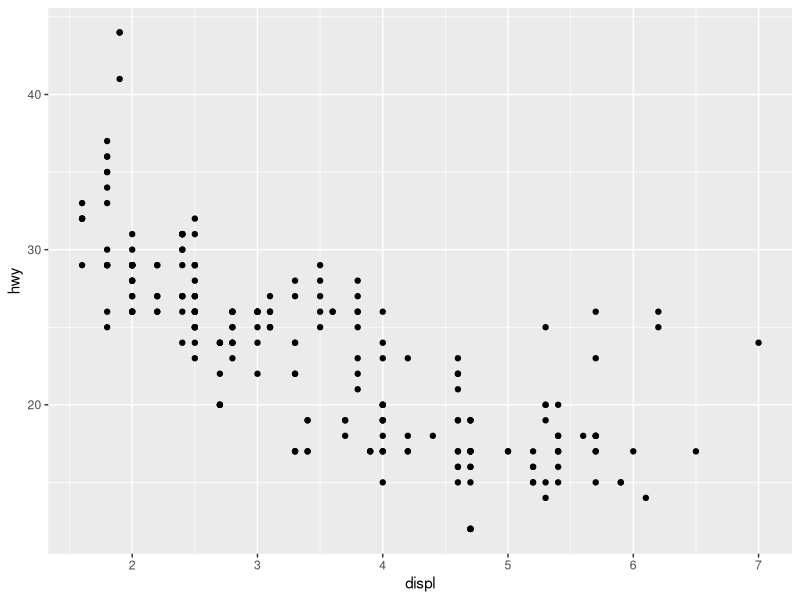
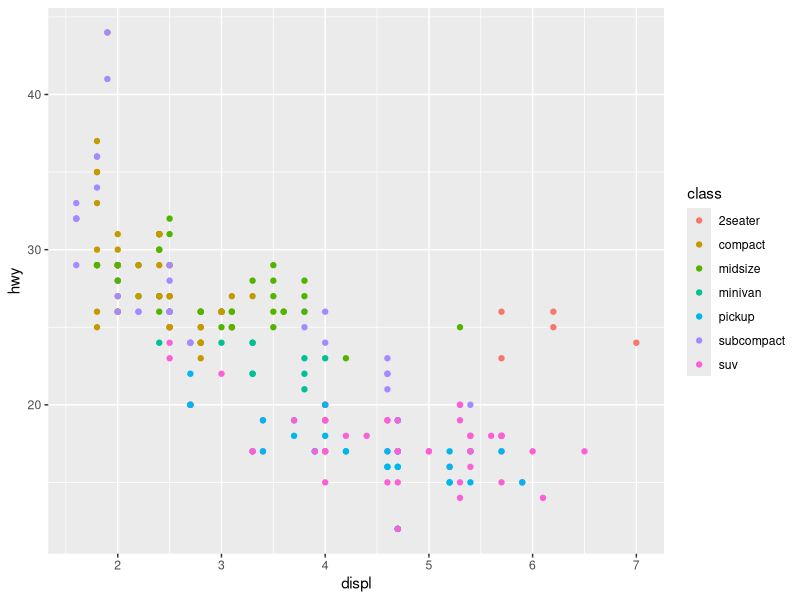
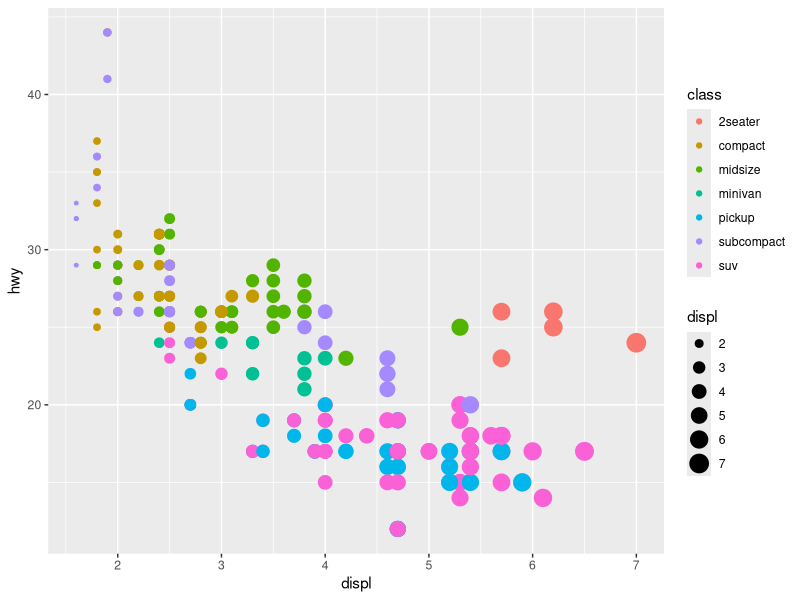
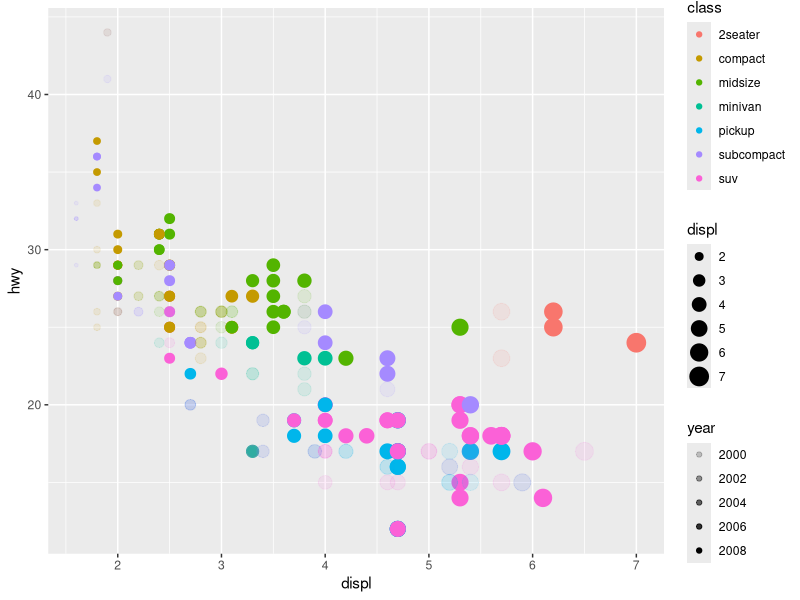
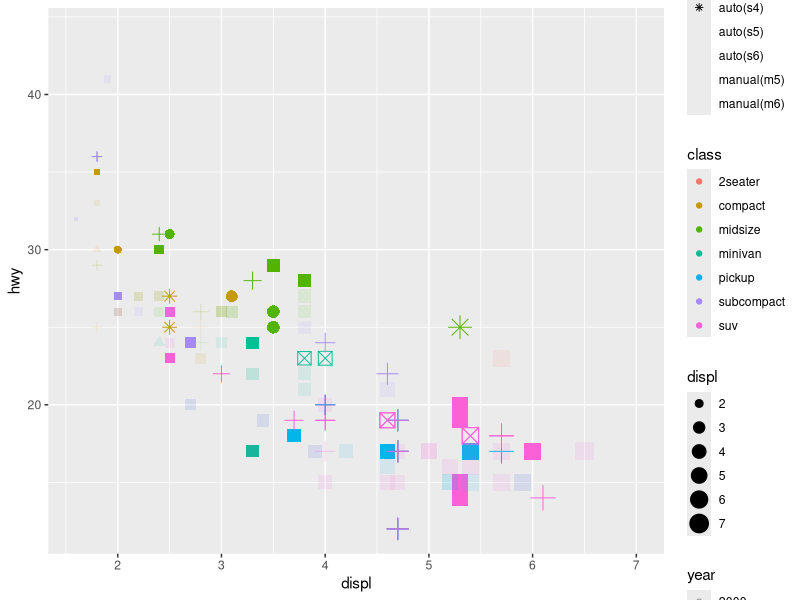
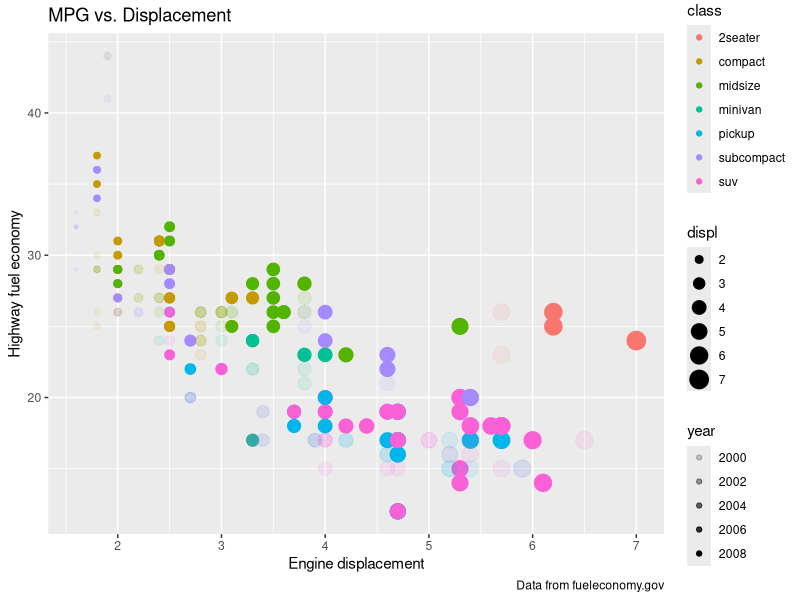
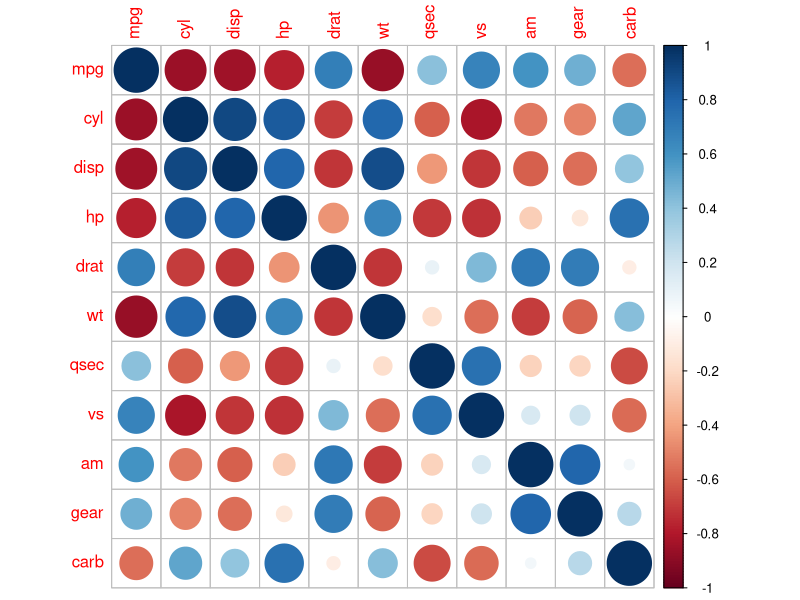

Source code (R) for these figures, in order:
## ---- chunk 1
library(tidyverse) # load tidyverse packacges which includes ggplot2
head(mpg, 10) # print first 6 rows

ggplot(data = mpg) + # specifies dataframe used for visualization
  geom_point(mapping = aes(x = displ, y = hwy)) # adds first layer, in this case points, and specifies x variable, and y variable


## ---- chunk 2

## ---- chunk 3
# Next, we'll map an aesthetic to another variable. In this case, we use the aesthetic color so the graph can tell us the class of the vehicle in addition to the displacement and mpg.
ggplot(data = mpg) +
  geom_point(mapping = aes(x = displ, y = hwy, color = class))


# Other examples of aesthetics we can use are size and alpha (transparancy)
ggplot(data = mpg) +
  geom_point(mapping = aes(x = displ, y = hwy, color = class, size = displ))

ggplot(data = mpg) +
  geom_point(mapping = aes(x = displ, y = hwy, color = class, size = displ, alpha = year))

# Let's try adding shape too to show what type of transmission 
ggplot(data = mpg) +
  geom_point(mapping = aes(x = displ, y = hwy, color = class, size = displ, alpha = year, shape = trans))

# And how about a title?
ggplot(data = mpg) +
  geom_point(mapping = aes(x = displ, y = hwy, color = class, size = displ, alpha = year)) +
  labs(
    title = "MPG vs. Displacement",
    caption = "Data from fueleconomy.gov",
    x = "Engine displacement",
    y = "Highway fuel economy") 


## ---- chunk 4
# ggplot(data = mpg) +
#   geom_point(mapping = aes(x = displ, y = hwy, color = displ <5))
## ---- chunk 5
# ggplot(data = mpg) +
#   geom_smooth(mapping = aes(x = displ, y = hwy))
## ---- chunk 6

library(corrplot)
## corrplot 0.84 loaded
M <- cor(mtcars)
corrplot(M, method = "circle")


